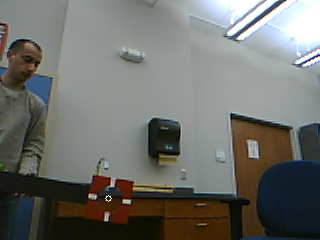
//> input picture ROBOT_2014/TestingGround/OpenCVTesting/edgetest.png, 320 x 240 px
$ ./contour_shapes edgetest.png   (built with g++ and OpenCV 4)
//> lines starting //> are read from the running program, lines starting //| are printed output that depends on the picture; after the words box and inside, x2 and y2 are one past the last pixel; in counts of white or black regions, pixels touching at a corner belong together
/**
 * @file contour_shapes
 * @brief Canny + findContours + approxPoly
 * @author D. Butenhoff
 */

#include <cstdio>
#include <cmath>
#include "opencv2/core/core.hpp"
#include "opencv2/highgui/highgui.hpp"
#include "opencv2/imgproc/imgproc.hpp"
#include "opencv2/photo/photo.hpp"

using namespace std;
using namespace cv;

RNG rng(12345);

void readme();
bool compareContourAreas ( std::vector<cv::Point> contour1, std::vector<cv::Point> contour2 );

/**
 * @function main
 * @brief Main function
 */
int main( int argc, char** argv )
{
  if( argc != 2 )
  { readme(); return -1; }

  Mat bgr_scene = imread( argv[1], CV_LOAD_IMAGE_COLOR );
//> bgr_scene is the input picture: 240 rows x 320 cols, CV_8UC3; mean B, G, R 107, 111.4, 110.2

  if( !bgr_scene.data )
  { printf(" --(!) Error reading image\n"); return -1; }

  // high-level denoising
  Mat dns_scene;
  fastNlMeansDenoisingColored( bgr_scene, dns_scene );
  #ifdef DEBUG
    imwrite ( "./dns_scene.png", dns_scene );
  #endif

  // filter the scene by hue
  Mat hsv_scene, upr_scene, lwr_scene, sum_scene;
  cvtColor( dns_scene, hsv_scene, CV_BGR2HSV );
//> hsv_scene: 240 rows x 320 cols, CV_8UC3; mean H, S, V 65.5, 58.5, 116.8
  inRange( hsv_scene, Scalar( 172, 120, 70 ), Scalar( 179, 150, 150 ), upr_scene );
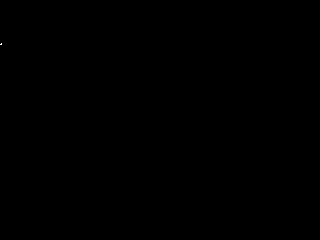
//> upr_scene: 240 rows x 320 cols, CV_8UC1; 0% white in thin lines or dots, all inside (x1, y1, x2, y2) = (0, 43, 2, 45)
  inRange( hsv_scene, Scalar( 0, 120, 70 ), Scalar( 5, 150, 150 ), lwr_scene );
//> lwr_scene: 240 rows x 320 cols, CV_8UC1; 0.03% white in thin lines or dots, all inside (x1, y1, x2, y2) = (0, 30, 132, 215)
  add( upr_scene, lwr_scene, sum_scene );
  #ifdef DEBUG
    imwrite( "./upr_scene.png", upr_scene );
    imwrite( "./lwr_scene.png", lwr_scene );
    imwrite( "./sum_scene.png", sum_scene );
  #endif

  // erode/dilate to remove any remaining small noise clusters
  Mat erd_scene, dil_scene;
  erode( sum_scene, erd_scene, getStructuringElement( MORPH_ELLIPSE, Size ( 3, 3 ) ) );
//> erd_scene: 240 rows x 320 cols, CV_8UC1; every value is 0
  dilate( erd_scene, dil_scene, getStructuringElement( MORPH_ELLIPSE, Size ( 5, 5 ) ) );
  #ifdef DEBUG
    imwrite( "./erd_scene.png", erd_scene );
    imwrite( "./dil_scene.png", dil_scene );
  #endif

  // detect the edges using Canny
  Mat cny_scene;
  Canny( dil_scene, cny_scene, 100, 200, 3 );
  #ifdef DEBUG
    imwrite( "./cny_scene.png", cny_scene );
  #endif

  // find contours
  vector<vector<Point> > contours;
  vector<Vec4i> hierarchy;
  findContours( cny_scene, contours, hierarchy, CV_RETR_TREE, CV_CHAIN_APPROX_SIMPLE, Point(0, 0) );
//> contours = 0 contours
  #ifdef DEBUG
    Mat cnt_scene = Mat::zeros( cny_scene.size(), CV_8UC3 );
    for( unsigned int i = 0; i < contours.size(); i++ )
    {
      Scalar color = Scalar( rng.uniform(0, 255), rng.uniform(0, 255), rng.uniform(0, 255) );
      drawContours( cnt_scene, contours, i, color, 1, 8, hierarchy, 0, Point() );
    }
    imwrite( "./cnt_scene.png", cnt_scene );
  #endif

  // match shapes
  Mat shp_scene = Mat::zeros( cny_scene.size(), CV_8UC3 );
  Mat hul_scene = Mat::zeros( cny_scene.size(), CV_8UC3 );
  vector<vector<Point> > shapes( contours.size() );
//> shapes = 0 contours
  vector<vector<Point> > hulls( contours.size() );
//> hulls = 0 contours
  for( unsigned int shape = 0; shape < contours.size(); shape++ )
  {
    // fit contours to 5% of arc length to approximate polygons
    approxPolyDP( contours[shape], shapes[shape], arcLength(Mat(contours[shape]), true)*0.05, true);

    // fit convex hulls around shapes
    convexHull( Mat(shapes[shape]), hulls[shape] );

    #ifdef DEBUG
      drawContours( shp_scene, shapes, shape, Scalar(255, 0, 0), 1, 8, vector<Vec4i>(), 0, Point() );
      drawContours( hul_scene, hulls, shape, Scalar(255, 0, 0), 1, 8, vector<Vec4i>(), 0, Point() );
    #endif
  }
//> this loop made 0 passes
  #ifdef DEBUG
    imwrite( "./shp_scene.png", shp_scene );
    imwrite( "./hul_scene.png", hul_scene );
  #endif

  // sort by largest contours
  std::sort(hulls.begin(), hulls.end(), compareContourAreas);
  std::sort(shapes.begin(), shapes.end(), compareContourAreas);

  // filter shapes if out of size range, overlapping, or far apart
  for( int i = hulls.size() - 1; i >= 0; i-- )
  {
    double area_i = contourArea(hulls[i]);
    if( area_i < 10 || area_i > 10000 )
    {
      #ifdef DEBUG
        printf("throwing out %f because of size\n", area_i);
      #endif
      hulls.erase(hulls.begin()+i);
    }
    else
    {
      Moments mu_i = moments( hulls[i] );
      Point cm_i = Point( mu_i.m10/mu_i.m00 , mu_i.m01/mu_i.m00 );
      printf("checking %d:%f\n", i, contourArea(hulls[i]));
      for( int j = hulls.size() - 1; j > i; j-- )
      {
        Moments mu_j = moments( hulls[j] );
        Point cm_j = Point( mu_j.m10/mu_j.m00 , mu_j.m01/mu_j.m00 );
        double cm_dist = sqrt( pow( (cm_i.x - cm_j.x), 2 ) + pow( (cm_i.y - cm_j.y), 2 ) );
        double root_area = sqrt( area_i );
        printf("%d: %f @ (%d, %d)\n", j, contourArea(hulls[j]), cm_j.x, cm_j.y);
        if( cm_dist < root_area || cm_dist > 4 * root_area )
        {
          #ifdef DEBUG
            printf("throwing out %f because %f < %f\n", contourArea(hulls[j]), cm_dist, root_area);
          #endif
          hulls.erase(hulls.begin()+j);
        }
        else
        {
          printf("%f at (%d, %d) is %f from (%d, %d)\n", area_i, cm_i.x, cm_i.y, cm_dist, cm_j.x, cm_j.y);
        }
      }
    }
  }

  // center of mass of top contours
  Mat cms_scene = bgr_scene.clone();
  vector<Point> cms(hulls.size());
  #ifdef DEBUG
    printf("%d corners found\n", hulls.size());
  #endif
  for( unsigned int i = 0; i < hulls.size(); i++ )
  {
    Moments mu = moments( hulls[i] );
    cms[i] = Point( mu.m10/mu.m00 , mu.m01/mu.m00 );

    #ifdef DEBUG
      // plot the center of mass
      circle( cms_scene, cms[i], 3, Scalar(255, 255, 255) );
      printf("%f at (%d, %d)\n", contourArea(hulls[i]), cms[i].x, cms[i].y);
    #endif
  }
  #ifdef DEBUG
    imwrite( "./cms_scene.png", cms_scene );
  #endif

  // vertex centroid of top four centers of mass
  if( hulls.size() >= 4 )
  {
    Point centroid = Point( (cms[0].x + cms[1].x + cms[2].x + cms[3].x) / 4,
                            (cms[0].y + cms[1].y + cms[2].y + cms[3].y) / 4 );
    Mat ctd_scene = bgr_scene.clone();
    circle( ctd_scene, centroid, 3, Scalar(255, 255, 255) );
    printf("%d, %d\n", centroid.x, centroid.y);
    imwrite( "./ctd_scene.png", ctd_scene );
  }

  // convert coordinates to angle

  // send angle to servos

  waitKey(0);

  return 0;
}

/**
 * @function readme
 */
void readme()
{
  printf(" Usage: ./contour_shapes <scene_image>\n");
}

/*
 * comparison function object for sorting in decreasing order
 */
bool compareContourAreas ( std::vector<cv::Point> contour1, std::vector<cv::Point> contour2 ) {
    double i = fabs( contourArea(cv::Mat(contour1)) );
    double j = fabs( contourArea(cv::Mat(contour2)) );
    return ( i > j );
}
